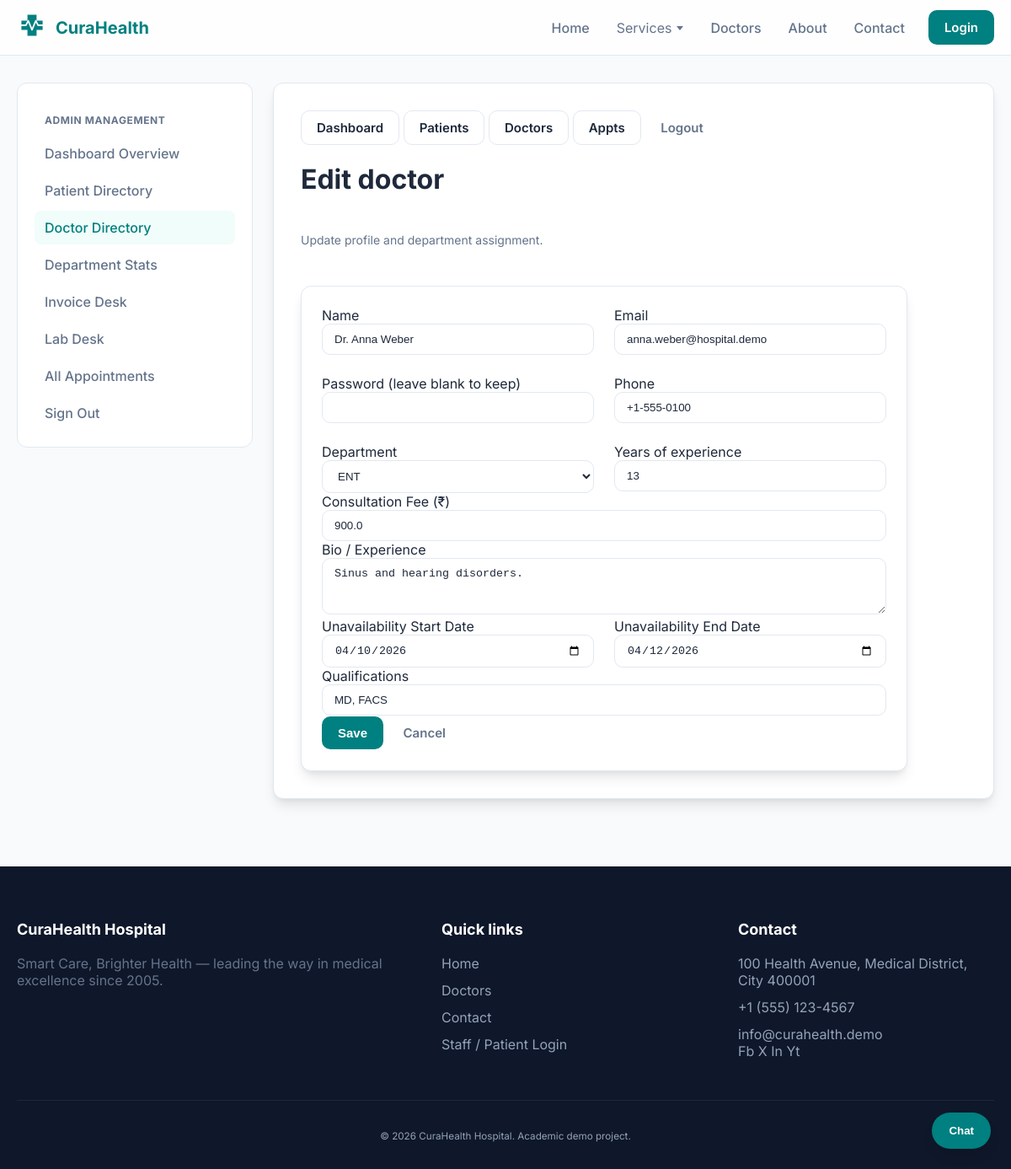
/admin/doctors/8/edit (signed in), run on an earlier commit of the app's database.
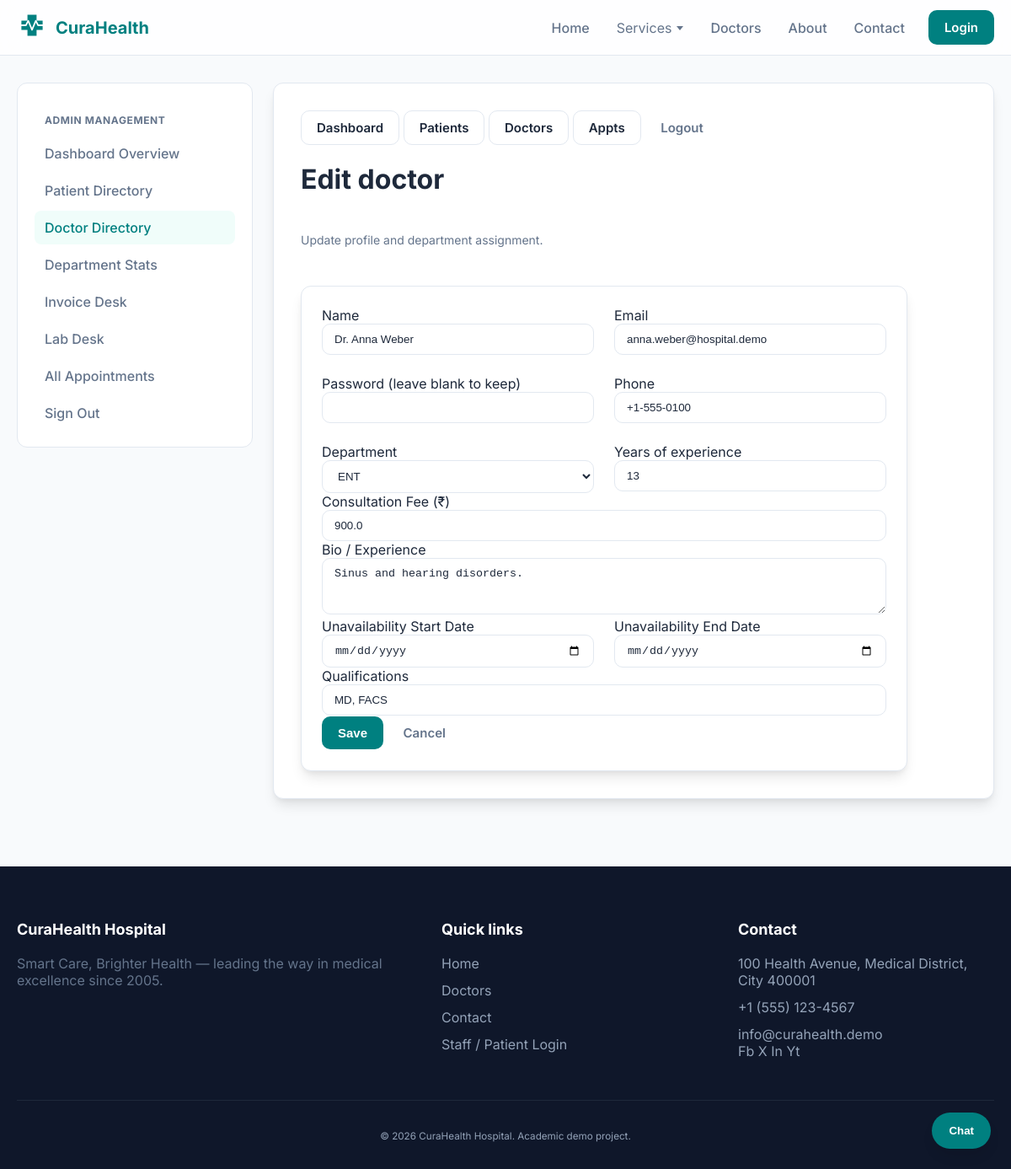
And on a later commit of the database.
### models/doctor.py (models this page shows, shortened)
class Doctor(db.Model):
    __tablename__ = "doctors"
    id = db.Column(db.Integer, primary_key=True)
    name = db.Column(db.String(120), nullable=False)
    email = db.Column(db.String(120), unique=True, nullable=False, index=True)
    password_hash = db.Column(db.String(256), nullable=False)
    phone = db.Column(db.String(32), default="")
    experience_years = db.Column(db.Integer, default=0)
    bio = db.Column(db.Text, default="")
    specialization = db.Column(db.String(120), default="")
    image_url = db.Column(db.String(255), default="/static/img/doctor-placeholder.jpg")
    consultation_fee = db.Column(db.Float, default=500.0)
    is_active = db.Column(db.Boolean, default=True)
    unavailability_start_date = db.Column(db.Date, nullable=True)
    unavailability_end_date = db.Column(db.Date, nullable=True)
    qualifications = db.Column(db.Text, default="")
    department_id = db.Column(db.Integer, db.ForeignKey("departments.id"), nullable=False)
    department = db.relationship("Department", back_populates="doctors")
    appointments = db.relationship(
        "Appointment", back_populates="doctor", lazy=True, cascade="all, delete-orphan"
    )

### models/department.py (models this page shows, shortened)
class Department(db.Model):
    __tablename__ = "departments"
    id = db.Column(db.Integer, primary_key=True)
    name = db.Column(db.String(120), nullable=False, unique=True)
    description = db.Column(db.Text, default="")
    doctors = db.relationship("Doctor", back_populates="department", lazy=True)

### routes/admin.py (the view, shortened to what this page needs)
@admin_bp.route("/doctors/<int:did>/edit", methods=["GET", "POST"])
@admin_required
def doctors_edit(did):
    doc = Doctor.query.get_or_404(did)
    departments = Department.query.order_by(Department.name).all()
    return render_template("admin/doctor_form.html", doctor=doc, departments=departments)

### app.py (called while the page is built)
def create_app(config_class=Config):
    app = Flask(__name__)
    app.config.from_object(config_class)
    instance_dir = os.path.join(os.path.dirname(os.path.abspath(__file__)), "instance")
    os.makedirs(instance_dir, exist_ok=True)
    db.init_app(app)
    app.register_blueprint(public_bp)
    app.register_blueprint(patient_bp)
    app.register_blueprint(doctor_bp)
    app.register_blueprint(admin_bp)
    @app.context_processor
    def inject_globals():
        from datetime import datetime
        try:
            depts = Department.query.order_by(Department.name).limit(24).all()
        except Exception:
            depts = []
        return {"nav_departments": depts, "current_year": datetime.now().year}
    with app.app_context():
        db.create_all()
        seed_if_empty(app)
    return app

### utils/auth_helpers.py (called while the page is built)
def admin_required(f):
    @wraps(f)
    def wrapped(*args, **kwargs):
        if not session.get("admin_id"):
            flash("Please sign in as an administrator.", "warning")
            return redirect(url_for("admin.login"))
        return f(*args, **kwargs)
    return wrapped

### templates/admin/doctor_form.html (shortened to what this page needs)
{% extends "dashboard_base.html" %}
{% block sidebar %}
{% set nav_active = 'doctors' %}
{% include 'admin/sidebar_snippet.html' %}
{% endblock %}
{% block mobile_nav_inner %}
{% include 'admin/mobile_nav_snippet.html' %}
{% endblock %}
{% block dashboard_content %}
<header class="section-head">
  <h1>{% if doctor %}Edit doctor{% else %}New doctor{% endif %}</h1>
  <p class="muted small">Update profile and department assignment.</p>
</header>
<section class="card" style="max-width: 720px;">
  <form method="post" class="form" novalidate>
    <div class="grid grid-2">
      <div class="field">
        <label>Name</label>
        <input class="input" name="name" required value="{{ doctor.name if doctor else '' }}">
      </div>
      <div class="field">
        <label>Email</label>
        <input type="email" class="input" name="email" required value="{{ doctor.email if doctor else '' }}">
      </div>
      <div class="field">
        <label>Password {% if doctor %}(leave blank to keep){% endif %}</label>
        <input type="password" class="input" name="password" {% if not doctor %}placeholder="doctor123"{% endif %}>
      </div>
      <div class="field">
        <label>Phone</label>
        <input class="input" name="phone" value="{{ doctor.phone if doctor else '' }}">
      </div>
      <div class="field">
        <label>Department</label>
        <select class="input" name="department_id" required>
          {% for dep in departments %}
          <option value="{{ dep.id }}" {% if doctor and doctor.department_id == dep.id %}selected{% endif %}>{{ dep.name }}</option>
          {% endfor %}
        </select>
      </div>
      <div class="field">
        <label>Years of experience</label>
        <input type="number" class="input" name="experience_years" min="0" value="{{ doctor.experience_years if doctor else 0 }}">
      </div>
    </div>
    <div class="field">
      <label>Consultation Fee (₹)</label>
      <input type="number" class="input" name="consultation_fee" placeholder="e.g. 1000" value="{{ doctor.consultation_fee if doctor else '500' }}">
    </div>
    <div class="field">
      <label>Bio / Experience</label>
      <textarea class="input" name="bio" rows="3">{{ doctor.bio if doctor else '' }}</textarea>
    </div>
    <div class="grid grid-2">
      <div class="field">
        <label>Unavailability Start Date</label>
        <input type="date" name="unavailability_start_date" class="input" value="{{ doctor.unavailability_start_date.strftime('%Y-%m-%d') if doctor and doctor.unavailability_start_date else '' }}">
      </div>
      <div class="field">
        <label>Unavailability End Date</label>
        <input type="date" name="unavailability_end_date" class="input" value="{{ doctor.unavailability_end_date.strftime('%Y-%m-%d') if doctor and doctor.unavailability_end_date else '' }}">
      </div>
    </div>
    <div class="field">
      <label>Qualifications</label>
      <input type="text" name="qualifications" class="input" placeholder="e.g., MD, FACS" value="{{ doctor.qualifications if doctor else '' }}">
    </div>
    <div class="card-actions">
      <button type="submit" class="btn btn-primary">Save</button>
      <a href="{{ url_for('admin.doctors_list') }}" class="btn btn-ghost">Cancel</a>
    </div>
  </form>
</section>
{% endblock %}

What changed in the data, as far as the page shows it:
changed Doctor "Dr. Anna Weber": unavailability_start_date "04/10/2026" → (not shown); unavailability_end_date "04/12/2026" → (not shown)
